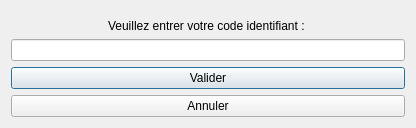
<?xml version="1.0" encoding="UTF-8"?>
<ui version="4.0">
 <class>Accreditation</class>
 <widget class="QDialog" name="Accreditation">
  <property name="geometry">
   <rect>
    <x>0</x>
    <y>0</y>
    <width>416</width>
    <height>128</height>
   </rect>
  </property>
  <property name="windowTitle">
   <string>Login</string>
  </property>
  <property name="windowIcon">
   <iconset>
    <normaloff>UniversImple.png</normaloff>UniversImple.png</iconset>
  </property>
  <layout class="QVBoxLayout" name="verticalLayout">
   <item alignment="Qt::AlignHCenter|Qt::AlignBottom">
    <widget class="QLabel" name="LABid">
     <property name="maximumSize">
      <size>
       <width>16777215</width>
       <height>1000</height>
      </size>
     </property>
     <property name="text">
      <string>Veuillez entrer votre code identifiant : </string>
     </property>
    </widget>
   </item>
   <item>
    <widget class="QLineEdit" name="code"/>
   </item>
   <item>
    <widget class="QPushButton" name="Valider_Accred">
     <property name="text">
      <string>Valider</string>
     </property>
    </widget>
   </item>
   <item>
    <widget class="QPushButton" name="Annuler_Accred">
     <property name="text">
      <string>Annuler</string>
     </property>
    </widget>
   </item>
  </layout>
 </widget>
 <resources/>
 <connections/>
</ui>
